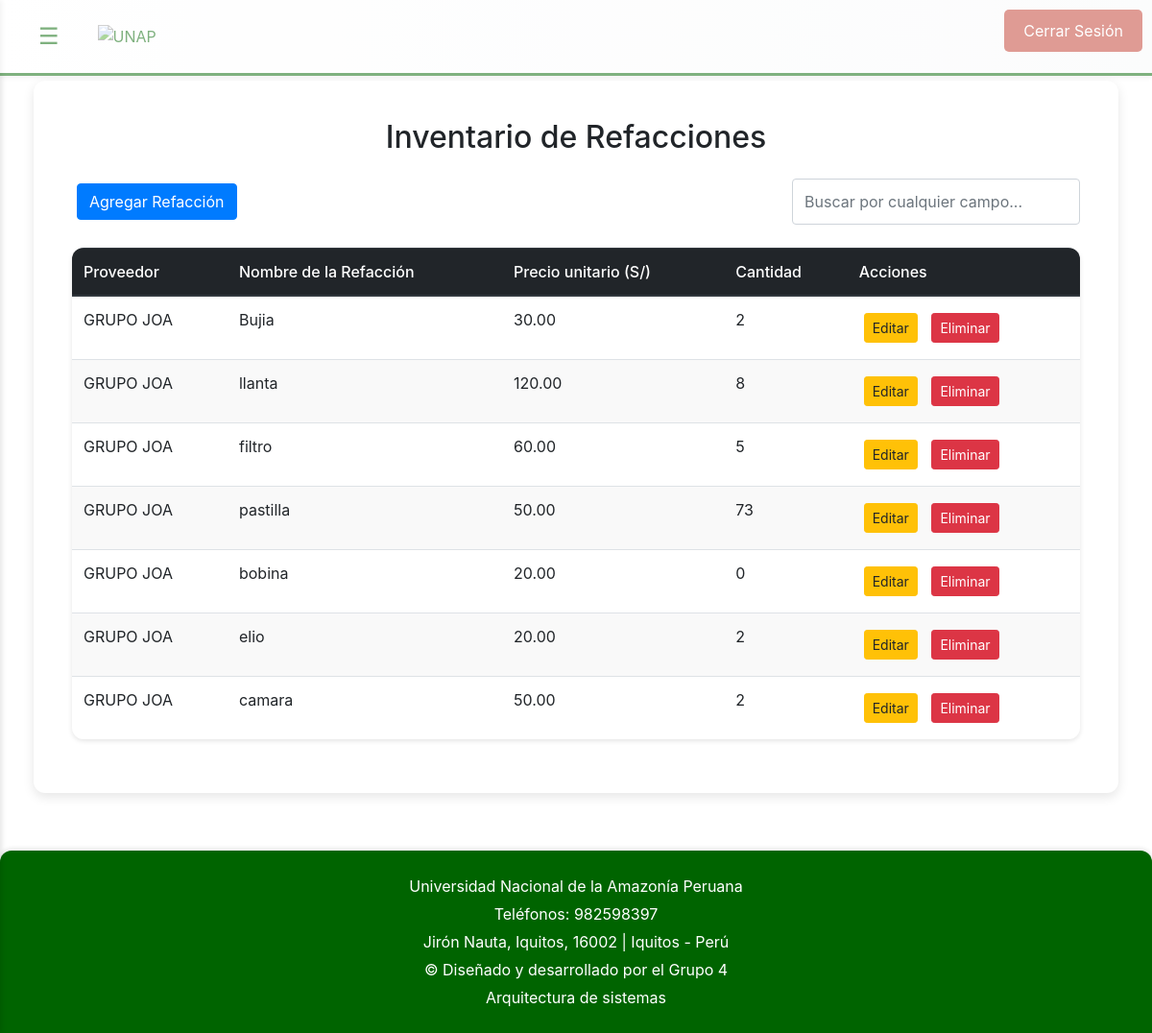
/inventario_refacciones.php (signed in), run on the app's committed database.
### tables this page shows
CREATE TABLE IF NOT EXISTS `repuestos` (
  `id` int NOT NULL AUTO_INCREMENT,
  `proveedor_id` int NOT NULL,
  `nombre_pieza` varchar(100) NOT NULL,
  `costo` decimal(10,2) NOT NULL,
  `cantidad` int NOT NULL,
  PRIMARY KEY (`id`),
  KEY `proveedor_id` (`proveedor_id`)
);

CREATE TABLE IF NOT EXISTS `proveedores` (
  `id` int NOT NULL AUTO_INCREMENT,
  `nombre` varchar(100) NOT NULL,
  `ruc` varchar(11) NOT NULL,
  `razon_social` varchar(100) NOT NULL,
  `telefono` varchar(20) NOT NULL,
  `direccion` varchar(255) NOT NULL,
  PRIMARY KEY (`id`)
);

### public/inventario_refacciones.php (the view, shortened to what this page needs)
<?php
$conn = getDBConnection();
$repuestos = $conn->query("SELECT r.*, p.nombre AS proveedor_nombre FROM repuestos r LEFT JOIN proveedores p ON r.proveedor_id = p.id");
$repuestosArray = $repuestos->fetch_all(MYSQLI_ASSOC);
?>
<!DOCTYPE html>
<html lang="es">
<head>
    <link rel="stylesheet" href="https://maxcdn.bootstrapcdn.com/bootstrap/4.0.0/css/bootstrap.min.css">
    <link rel="stylesheet" href="css/tabla.css">
    <link rel="stylesheet" href="css/boton.css">
    <link rel="stylesheet" href="css/gestion_unidades.css">
</head>
<body>
    <?php include '../src/views/header.php'; ?>
    <div class="d-flex">
        <div class="container-fluid mt-4" id="main-content">
            <main>
                <section class="section">
                    <h2 class="text-center mb-4">Inventario de Refacciones</h2>
                    <div class="d-flex justify-content-between mb-4">
                        <button type="button" class="btn btn-primary" data-toggle="modal" data-target="#piezaModal" onclick="openAddModal()">
                            Agregar Refacción
                        </button>
                        <input type="text" id="buscarPieza" onkeyup="filtrarPiezas()" class="form-control w-50" placeholder="Buscar por cualquier campo...">
                    </div>
                    <?php if (empty($repuestosArray)): ?>
                        <p class="no-results text-center">No se encontraron refacciones.</p>
                    <?php else: ?>
                        <table class="table table-striped" id="tablaPiezas">
                            <thead class="thead-dark">
                                <tr>
                                    <th>Proveedor</th>
                                    <th>Nombre de la Refacción</th>
                                    <th>Precio unitario (S/)</th>
                                    <th>Cantidad</th>
                                    <th>Acciones</th>
                                </tr>
                            </thead>
                            <tbody>
                                <?php foreach ($repuestosArray as $repuesto) { ?>
                                    <tr>
                                        <td><?= htmlspecialchars($repuesto['proveedor_nombre']) ?></td>
                                        <td><?= htmlspecialchars($repuesto['nombre_pieza']) ?></td>
                                        <td><?= htmlspecialchars($repuesto['costo']) ?></td>
                                        <td><?= htmlspecialchars($repuesto['cantidad']) ?></td>
                                        <td>
                                            <button onclick="openEditModal('<?= $repuesto['id'] ?>', '<?= htmlspecialchars($repuesto['proveedor_id']) ?>', '<?= htmlspecialchars($repuesto['nombre_pieza']) ?>', '<?= htmlspecialchars($repuesto['costo']) ?>', '<?= htmlspecialchars($repuesto['cantidad']) ?>')" class="btn btn-warning btn-sm">Editar</button>
                                            <button onclick="openDeleteModal('<?= $repuesto['id'] ?>')" class="btn btn-danger btn-sm">Eliminar</button>
                                        </td>
                                    </tr>
                                <?php } ?>
                            </tbody>
                        </table>
                    <?php endif; ?>
                </section>
            </main>
        </div>
    </div>
    <?php include '../src/views/footer.php'; ?>
</body>
</html>

### src/views/header.php (shortened to what this page needs)
<!DOCTYPE html>
<html lang="es">
<head>
    <link rel="stylesheet" href="css/header-sidebar.css">
    <link rel="stylesheet" href="css/footer.css">
    <link rel="stylesheet" href="css/contenido-principal.css">
    <link rel="stylesheet" href="css/cajas-contenido.css">
    <link rel="stylesheet" href="css/tabla.css">
    <link rel="stylesheet" href="css/botones.css">
    <link rel="stylesheet" href="css/contenedor-busqueda.css">
    <link rel="stylesheet" href="css/contenedor-pagina-principal.css">
    <link rel="stylesheet" href="css/tarjetas-dashboard.css">
    <link rel="stylesheet" href="css/grupo-inputs.css">
    <link rel="stylesheet" href="css/boton-login.css">
    <link rel="stylesheet" href="css/mensaje-error.css">
    <link rel="stylesheet" href="css/boton-logout.css">
    <link rel="stylesheet" href="css/contenedor-formulario.css">
    <link rel="stylesheet" href="css/mensaje.css">
    <link rel="stylesheet" href="css/formulario-busqueda.css">
    <link rel="stylesheet" href="css/boton-regreso.css">
    <link rel="stylesheet" href="https://maxcdn.bootstrapcdn.com/bootstrap/4.0.0/css/bootstrap.min.css">
</head>
<body>
    <header>
        <div class="header-content">
            <button id="sidebarToggle" class="sidebar-toggle">&#9776;</button>
            <img src="https://enlinea.unapiquitos.edu.pe/unap/descargas/descargas/logo_UNAP_color.jpg" alt="UNAP">
            <button class="logout-button" onclick="openLogoutModal()">Cerrar Sesión</button>
        </div>
    </header>
</body>
</html>

### src/views/footer.php
<footer>
    <p>Universidad Nacional de la Amazonía Peruana</p>
    <p>Teléfonos: 982598397</p>
    <p>Jirón Nauta, Iquitos, 16002 | Iquitos - Perú</p>
    <p>&copy; Diseñado y desarrollado por el Grupo 4</p>
    <p>Arquitectura de sistemas</p>
</footer>
</body>
</html>

### public/css/tabla.css (style rules this page uses)
body { font-family: 'Roboto', sans-serif; background-color: #f5f7fa; margin: 0; padding: 0; }
h2 { text-align: center; margin-top: 20px; color: #333; font-size: 2em; font-weight: 300; }
table { width: 100%; border-collapse: collapse; margin-top: 20px; box-shadow: 0 2px 5px rgba(0, 0, 0, 0.1); border-radius: 12px; overflow: hidden; }
th, td { padding: 12px; text-align: left; border-bottom: 1px solid #d1d1d1; }
th { background-color: #006400; color: #fff; font-weight: 500; }
td { background-color: #fff; }
tr:nth-child(even) td { background-color: #f9f9f9; }
button { background-color: #006400; color: white; border: none; cursor: pointer; padding: 10px 20px; border-radius: 4px; font-size: 16px; transition: background-color 0.3s; }
.table { width: 100%; border-collapse: collapse; margin: 20px 0; box-shadow: 0 2px 5px rgba(0, 0, 0, 0.1); border-radius: 12px; overflow: hidden; }
.table th, .table td { padding: 12px; border: none; text-align: left; }
.table th { background-color: #006400; color: white; font-weight: 500; }

### public/css/boton.css (style rules this page uses)
.btn { display: inline-block; padding: 10px 20px; font-size: 14px; text-align: center; text-decoration: none; border: none; border-radius: 4px; margin: 5px; cursor: pointer; }

### public/css/gestion_unidades.css (style rules this page uses)
.section { margin: 20px; }
.btn-primary { background-color: #006400; border-color: #006400; }
.btn-warning { background-color: #FFD700; border-color: #FFD700; color: #006400; }
.btn-danger { background-color: #ff4c4c; border-color: #ff4c4c; }
.table-striped tbody tr:nth-of-type(odd) { background-color: rgba(0, 100, 0, 0.05); }
.thead-dark th { background-color: #006400; color: white; }
.table td, .table th { vertical-align: middle; }
.form-control { border-radius: 5px; }

### public/css/header-sidebar.css (style rules this page uses)
body { font-family: 'Roboto', sans-serif; margin: 0; padding: 0; background: #f8f9fa; color: #343a40; }
header { background: linear-gradient(to right, white, #f8f9fa); color: #006400; padding: 10px 20px; text-align: left; box-shadow: 0 2px 5px rgba(0, 0, 0, 0.1); display: flex; align-items: center; justify-content: space-between; border-bottom: 3px solid #006400; position: fixed; width: 100%; z-index: 1001; opacity: .5; }
.header-content { display: flex; align-items: center; gap: 20px; }
header img { width: 100px; }
.sidebar-toggle { font-size: 24px; background: none; border: none; cursor: pointer; color: #006400; }
.logout-button { color: #ffffff; background-color: #e74c3c; padding: 10px 20px; border: none; border-radius: 5px; text-decoration: none; transition: background-color 0.3s ease, box-shadow 0.3s ease; font-size: 16px; cursor: pointer; }

### public/css/footer.css (style rules this page uses)
footer { background-color: #006400; color: white; padding: 20px; text-align: center; border-radius: 12px 12px 0 0; box-shadow: 0 -2px 5px rgba(0, 0, 0, 0.1); position: relative; bottom: 0; width: 100%; }
footer p { margin: 5px 0; }

### public/css/contenido-principal.css (style rules this page uses)
main { padding: 40px 20px; max-width: 1200px; margin: 0 auto; }
.section { text-align: center; background: white; padding: 40px; border-radius: 12px; box-shadow: 0 4px 12px rgba(0, 0, 0, 0.1); margin: 20px 0; }

### public/css/botones.css (style rules this page uses)
button { background-color: #006400; color: white; border: none; cursor: pointer; padding: 10px 20px; border-radius: 5px; font-size: 16px; transition: background-color 0.3s; }

### public/css/boton-logout.css (style rules this page uses)
.logout-button { position: fixed; top: 10px; right: 10px; padding: 10px 20px; background-color: #c0392b; color: white; text-decoration: none; border-radius: 5px; transition: background-color 0.3s; z-index: 1000; }

### public/inventario_refacciones.php (style rules this page uses)
.section { margin: 20px; }
.btn-primary { background-color: #006400; border-color: #006400; }
.btn-warning { background-color: #FFD700; border-color: #FFD700; color: #006400; }
.btn-danger { background-color: #ff4c4c; border-color: #ff4c4c; }
.table-striped tbody tr:nth-of-type(odd) { background-color: rgba(0, 100, 0, 0.05); }
.thead-dark th { background-color: #006400; color: white; }
.table td, .table th { vertical-align: middle; }
.form-control { border-radius: 5px; }
input#buscarPieza { max-width: 300px; }

### data on the page
repuestos: proveedor.nombre "GRUPO JOA", nombre_pieza "Bujia", costo "30.00", cantidad "2"
repuestos: proveedor.nombre "GRUPO JOA", nombre_pieza "llanta", costo "120.00", cantidad "8"
repuestos: proveedor.nombre "GRUPO JOA", nombre_pieza "filtro", costo "60.00", cantidad "5"
repuestos: proveedor.nombre "GRUPO JOA", nombre_pieza "pastilla", costo "50.00", cantidad "73"
repuestos: proveedor.nombre "GRUPO JOA", nombre_pieza "bobina", costo "20.00", cantidad "0"
repuestos: proveedor.nombre "GRUPO JOA", nombre_pieza "elio", costo "20.00", cantidad "2"
repuestos: proveedor.nombre "GRUPO JOA", nombre_pieza "camara", costo "50.00", cantidad "2"
